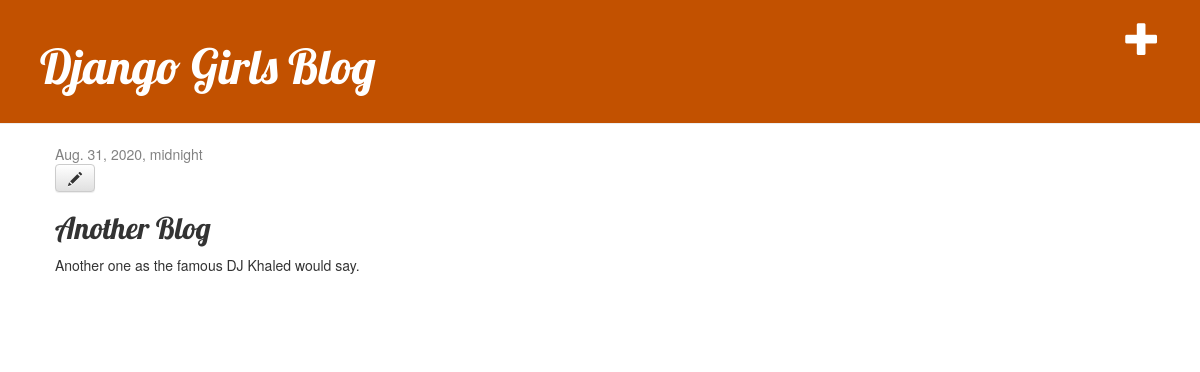
Page /post/2/ (signed in) on the committed database.
### blog/models.py (models this page shows, shortened)
class Post(models.Model):
    author = models.ForeignKey(settings.AUTH_USER_MODEL, on_delete=models.CASCADE)
    title = models.CharField(max_length=200)
    text = models.TextField()
    created_date = models.DateTimeField(default=timezone.now)
    published_date = models.DateTimeField(blank=True, null=True)

### blog/views.py (the view)
# urls.py: path('post/<int:pk>/', views.post_detail, name='post_detail'),
def post_detail(request, pk):
    post = get_object_or_404(Post, pk=pk)
    return render(request, 'blog/post_detail.html', {'post': post})

### blog/templates/blog/post_detail.html
{% extends 'blog/base.html' %}
{% block content %}
    <div class="post">
        {% if post.published_date %}
            <div class="date">
                {{ post.published_date }}
            </div>
        {% endif %}
        {% if user.is_authenticated %}
     <a class="btn btn-default" href="{% url 'post_edit' pk=post.pk %}"><span class="glyphicon glyphicon-pencil"></span></a>
{% endif %}
        <h2>{{ post.title }}</h2>
        <p>{{ post.text|linebreaksbr }}</p>
    </div>
{% endblock %}

### blog/static/css/blog.css (style rules this page uses)
h1, h2, h3, h4 { font-family: 'Lobster', cursive; }
.date { color: #828282; }
.post { margin-bottom: 70px; }

### rows in the picture
Post: published_date "Aug. 31, 2020, midnight", title "Another Blog", text "Another one as the famous DJ Khaled would say."
